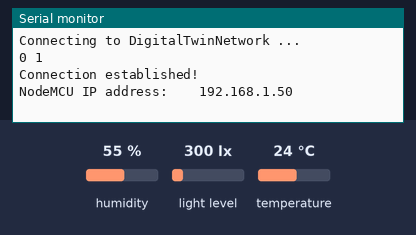
This sketch was run on a simulated ESP8266 (NodeMCU). On the bench: the last lines printed to the serial monitor. Inputs (shaded band) come from the test bench; at power-on: humidity 55 %, light level 300 lx, temperature 24 °C. WiFi joins after 1.5 s; servers stay silent unless stated.

Above: at 3.2 s.
3.3 s: humidity set to 22 %
At 6.5 s:
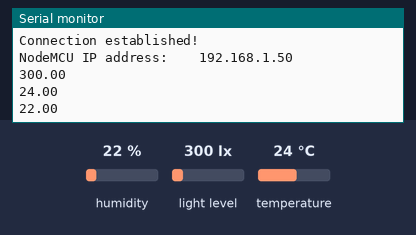
7.5 s: light level set to 40 lx
9.0 s: temperature set to 12 °C
10.5 s: light level set to 500 lx
12.0 s: humidity set to 40 %
At 13.5 s:
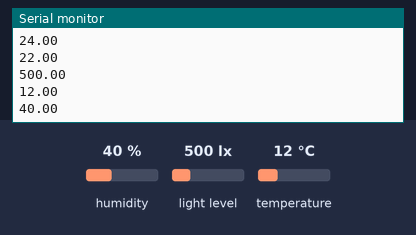
Timing chart, 0 to 14.5 s (numbered marks = the images above; inputs shaded):
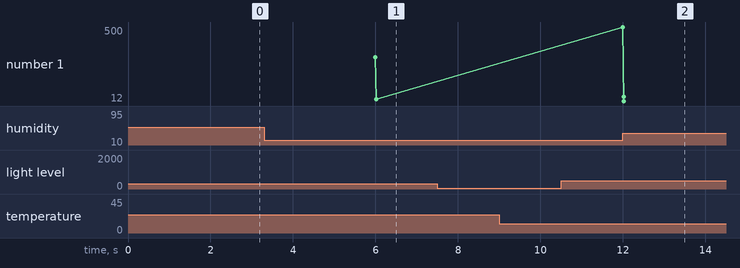

Measured:
- after the input at 3.3 s, the serial monitor: prints a new line after 2.7 s (image 1)
- after the input at 12.0 s, the serial monitor: prints a new line at once (image 2)
- plotted number 1: 22 → 40 after the input at 12.0 s

The sketch:

Test_WebApp.ino
```cpp
/*
NodeMCU WebServer for sensors TEST
By Hengjie Yu (https://github.com/YuHengjie)
*/

#include <Arduino.h>
#include <ESP8266WiFi.h>
#include <Hash.h>
#include <ESPAsyncTCP.h>
#include <ESPAsyncWebServer.h>
#include <Adafruit_Sensor.h>
#include <DHT.h>
#include <Wire.h>   // BH1750
#include <BH1750.h>

const char* ssid = "DigitalTwinNetwork";  // Fill WiFi network name
const char* password = "FarmingTest";     // Fill WiFi password

#define DHTPIN 2     // Digital pin connected to the DHT sensor (D4)
#define DHTTYPE DHT11    // Select DHT type
DHT dht(DHTPIN,DHTTYPE);

BH1750 lightMeter;

float l = 0.0;
float t = 0.0;
float h = 0.0;


AsyncWebServer server(80);  // Create AsyncWebServer object on port 80

unsigned long previousMillis = 0;    // Store last time DHT was updated

const long interval = 6000;  // Updates DHT data every 6 seconds

// Can learn the html at https://www.w3schools.com/
const char index_html[] PROGMEM = R"rawliteral(
<!DOCTYPE HTML><html lang="en">
<head>
  <meta name="viewport" content="width=device-width, initial-scale=1">
  <link rel="stylesheet" href="style.css">
  <script src="https://kit.fontawesome.com/3c7f5e0f61.js" crossorigin="anonymous"></script>
  <title> IoT verticle farming </title>
  <style>
    html {
     font-family: Arial;
     display: inline-block;
     margin: 0px auto;
     text-align: center;
    }
    h2 { font-size: 3.0rem; }
    p { font-size: 3.0rem; }
    .units { font-size: 1.2rem; }
    .lth-labels{
      font-size: 1.5rem;
      vertical-align:middle;
      padding-bottom: 15px;
    }
  </style>
</head>

<body>
  <h2>Light-Temperature-Humidity Monitor</h2>
  <p>
    <i class="far fa-sun" style="color:#ffd700;"></i>
    <span class="lth-labels">Light</span>
    <span id="light">%LIGHT%</span>
    <sup class="units">lux</sup>
  </p>
  <p>
    <i class="fas fa-thermometer-quarter" style="color:#daa520;"></i>
    <span class="lth-labels">Temperature</span>
    <span id="temperature">%TEMPERATURE%</span>
    <sup class="units">&deg;C</sup>
  </p>
  <p>
    <i class="fa-solid fa-droplet" style="color:#00bfff;"></i>
    <span class="lth-labels">Humidity</span>
    <span id="humidity">%HUMIDITY%</span>
    <sup class="units">%</sup>
  </p>
</body>

<script>
setInterval(function ( ) {
  var xhttp = new XMLHttpRequest();
  xhttp.onreadystatechange = function() {
    if (this.readyState == 4 && this.status == 200) {
      document.getElementById("light").innerHTML = this.responseText;
    }
  };
  xhttp.open("GET", "/light", true);
  xhttp.send();
}, 6000 ) ;

setInterval(function ( ) {
  var xhttp = new XMLHttpRequest();
  xhttp.onreadystatechange = function() {
    if (this.readyState == 4 && this.status == 200) {
      document.getElementById("temperature").innerHTML = this.responseText;
    }
  };
  xhttp.open("GET", "/temperature", true);
  xhttp.send();
}, 6000 ) ;

setInterval(function ( ) {
  var xhttp = new XMLHttpRequest();
  xhttp.onreadystatechange = function() {
    if (this.readyState == 4 && this.status == 200) {
      document.getElementById("humidity").innerHTML = this.responseText;
    }
  };
  xhttp.open("GET", "/humidity", true);
  xhttp.send();
}, 6000 ) ;


</script>
</html>)rawliteral";

// Replaces placeholder with DHT values
String processor(const String& var){
  //Serial.println(var);
  if(var == "TEMPERATURE"){
    return String(t);
  }
  else if(var == "HUMIDITY"){
    return String(h);
  }
  return String(l);
}

void setup(){
  Serial.begin(9600);
  dht.begin();
  Wire.begin();
  lightMeter.begin();

  WiFi.begin(ssid, password);                  // Connect to WiFi
  Serial.print("\n");
  Serial.print("Connecting to ");
  Serial.print(ssid); Serial.println(" ...");

  int i = 0;                                   // Test if WiFi connection is successful
  while (WiFi.status() != WL_CONNECTED) {      // The return value of WiFi.status() is determined by the connection status
    delay(1000);                               // If successful, return WL_CONNECTED
    Serial.print(i++); Serial.print(' ');      // Check every one second
  }                                            // Print the wait time

  Serial.println("");                          // If successful, print connection information
  Serial.println("Connection established!");
  Serial.print("NodeMCU IP address:    ");     // And the IP address of NodeMCU
  Serial.println(WiFi.localIP());              // Use PC to ping the IP address to test (PC connects to same WiFi)


  // Route for root / web page
  server.on("/", HTTP_GET, [](AsyncWebServerRequest *request){
    request->send_P(200, "text/html", index_html, processor);
  });
  server.on("/temperature", HTTP_GET, [](AsyncWebServerRequest *request){
    request->send_P(200, "text/plain", String(t).c_str());
  });
  server.on("/humidity", HTTP_GET, [](AsyncWebServerRequest *request){
    request->send_P(200, "text/plain", String(h).c_str());
  });
  server.on("/light", HTTP_GET, [](AsyncWebServerRequest *request){
    request->send_P(200, "text/plain", String(l).c_str());
  });

  // Start server
  server.begin();
}

void loop(){
  unsigned long currentMillis = millis();
  if (currentMillis - previousMillis >= interval) {
    // save the last time you updated the DHT values
    previousMillis = currentMillis;

    // Read light as lux
    float newL = lightMeter.readLightLevel();
    if (isnan(newL)) {
      Serial.println("Failed to read from BH1750 sensor!");
    }
    else {
      l = newL;
      Serial.println(l);
    }

    // Read temperature as Celsius (the default)
    float newT = dht.readTemperature();
    // Read temperature as Fahrenheit (isFahrenheit = true)
    //float newT = dht.readTemperature(true);
    // if temperature read failed, don't change t value
    if (isnan(newT)) {
      Serial.println("Failed to read from DHT sensor!");
    }
    else {
      t = newT;
      Serial.println(t);
    }

    // Read Humidity
    float newH = dht.readHumidity();
    // if humidity read failed, don't change h value
    if (isnan(newH)) {
      Serial.println("Failed to read from DHT sensor!");
    }
    else {
      h = newH;
      Serial.println(h);
    }
  }
}
```
